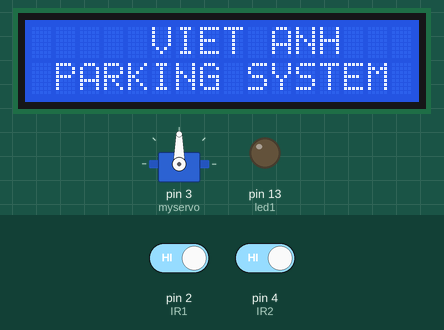
Recording of a sketch running on a simulated Arduino Uno, built with avr-gcc and run on an emulated ATmega328P. Shown: 16×2 character LCD, servo, output pins drawn as LEDs (lit = HIGH). The test bench sets the inputs (shaded band); at power-on: pin 4 (IR2) HIGH, pin 2 (IR1) HIGH. What the sketch prints to the serial monitor is not drawn.

Above: at 0.1 s.
3.3 s: pin 4 (IR2) driven LOW
At 5.2 s:
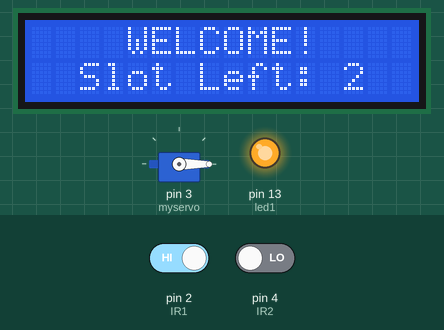
9.2 s: pin 2 (IR1) driven LOW
At 12.5 s:
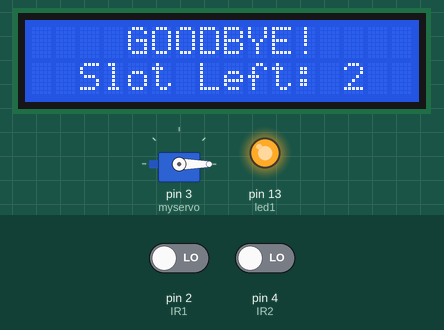
13.7 s: pin 4 (IR2) driven HIGH
At 16.0 s:
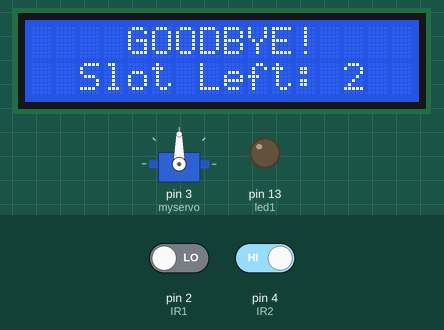
Timing chart, 0 to 17.5 s (numbered marks = the images above; inputs shaded):
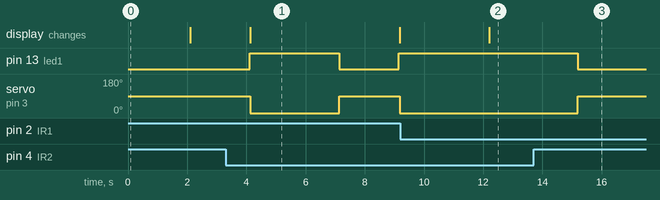

Measured:
- after the input at 3.3 s, pin 13 (led1): LOW → HIGH after 0.81 s, → LOW 3.0 s later, → HIGH 2.0 s later; servo on pin 3 (myservo): 90° → 0° after 0.84 s, → 90° 3.0 s later, → 0° 2.0 s later; the display: changes after 0.84 s (image 1)
- after the input at 9.2 s, pin 13 (led1): stays HIGH (without the input it goes to LOW after 3.0 s); servo on pin 3 (myservo): stays 0° (without the input it goes to 90° after 3.0 s); the display: changes after 3.0 s (image 2)
- after the input at 13.7 s, pin 13 (led1): goes on until 15.2 s, then stays LOW; servo on pin 3 (myservo): goes on until 15.2 s, then stays 90°
- what the display in image 1 shows lasts 5.1 s, from 4.1 s to 9.2 s

The sketch:

test_main.ino
```cpp
// Arduino Car Parking System

#include <Wire.h>
#include <LiquidCrystal_I2C.h>
LiquidCrystal_I2C lcd(0x27,16,2);  //Change the HEX address
#include <Servo.h>

int led1 = 13;
Servo myservo;

int IR1 = 2;
int IR2 = 4;

int slot = 3;           //Enter Total number of parking Slots

void setup()
{
lcd.init();
lcd.backlight();
pinMode(led1, OUTPUT);
pinMode(IR1, INPUT);
pinMode(IR2, INPUT);
Serial.begin (9600);
myservo.attach(3);
myservo.write(90);
lcd.setCursor (0,0);
lcd.print("     VIET ANH    ");
lcd.setCursor (0,1);
lcd.print(" PARKING SYSTEM ");
delay (2000);
lcd.clear();
}
void loop()
{

Serial.print("Giá trị cảm biến ra là: ");
Serial.println(digitalRead(IR1));
Serial.print("Giá trị cảm biến vào là: ");
Serial.println(digitalRead(IR2));
delay(2000);
//Infrared 2 - Car in
if (digitalRead (IR2) == LOW)
{
  if (slot <= 3)
  {
    if (slot>0)
    {
      slot=slot-1;
      myservo.write(0);
      digitalWrite(led1,HIGH);
      lcd.setCursor (0,0);
      lcd.print("    WELCOME!    ");
      lcd.setCursor (0,1);
      lcd.print("  Slot Left: ");
      lcd.print(slot);
      delay (3000);
      myservo.write(90);
      digitalWrite(led1,LOW);
     }
    if (slot == 0)
    {
      lcd.setCursor (0,0);
      lcd.print("    SORRY :(    ");
      lcd.setCursor (0,1);
      lcd.print("  Parking Full  ");

      delay (3000);
      lcd.clear();
    }
  }

//Infrared 1 - Car out
if (digitalRead(IR1) == LOW)
{
  if (slot >= 0)
  {
    slot++;
    myservo.write(0);
    digitalWrite(led1,HIGH);
    lcd.setCursor (0,0);
    lcd.print("    GOODBYE!    ");
    lcd.setCursor (0,1);
    lcd.print("  Slot Left: ");
    lcd.print(slot);
    delay (3000);
    //lcd.clear();
    myservo.write(90);
    digitalWrite(led1,LOW);
  }

}
}
}
```
